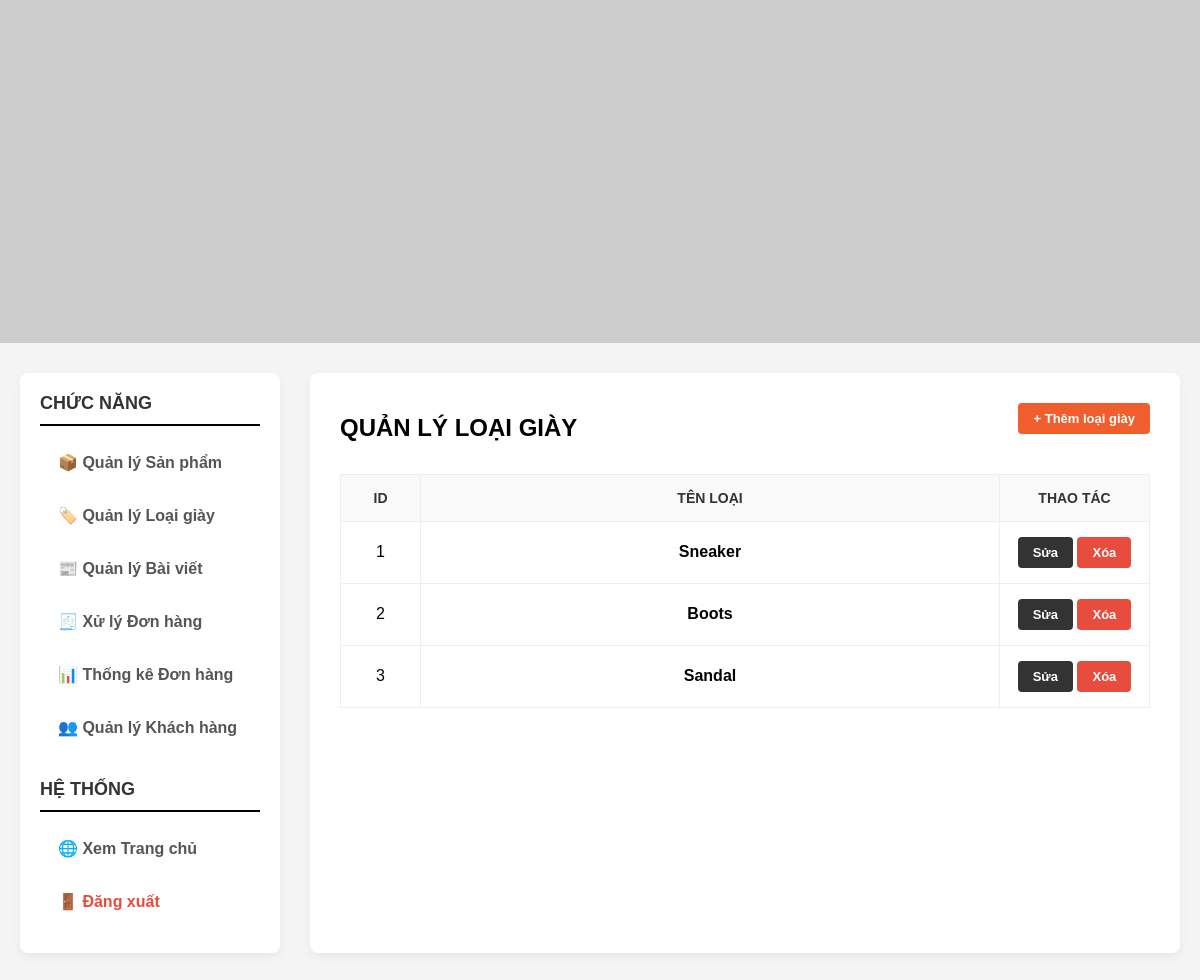
Screenshot of /admin.php?act=type (signed in) with the database file from the repository.
### tables this page shows
CREATE TABLE `typeproducts` (
  `idType` int(11) NOT NULL,
  `typeName` varchar(100) NOT NULL
);

### Model/mProduct.php (called while the page is built, shortened)
<?php
class modelProduct {
    public function mGetAllType() {
        $p = new clsKetNoi();
        $conn = $p->mMoKetNoi();
        $res = $conn->query("SELECT * FROM typeproducts");
        return $res;
    }
}
?>

### Controller/cProduct.php (called while the page is built, shortened)
<?php
include_once("Model/mProduct.php");
class controlProduct {
    public function cGetAllType() {
        $p = new modelProduct();
        return $p->mGetAllType();
    }
}
?>

### View/admin_type.php (the view, shortened to what this page needs)
<?php
include_once("Controller/cProduct.php");
$ctrl = new controlProduct();
?>
<div style="display:flex; justify-content:space-between; align-items:center; margin-bottom:20px;">
    <h2>QUẢN LÝ LOẠI GIÀY</h2>
    <a href="admin.php?act=add_type" class="btn btn-add" style="text-decoration:none;">+ Thêm loại giày</a>
</div>
<table>
    <thead>
        <tr>
            <th style="width:80px;">ID</th>
            <th>Tên loại</th>
            <th style="width:150px;">Thao tác</th>
        </tr>
    </thead>
    <tbody>
    <?php
    $list = $ctrl->cGetAllType();
    if ($list && $list->num_rows > 0) {
        while ($row = $list->fetch_assoc()) {
            echo "<tr>
                    <td>{$row['idType']}</td>
                    <td style='font-weight:bold;'>{$row['typeName']}</td>
                    <td>
                        <a href='admin.php?act=edit_type&id={$row['idType']}' class='btn btn-edit'>Sửa</a>
                        <a href='admin.php?act=type&del={$row['idType']}' class='btn btn-delete' onclick='return confirm(\"Xóa loại này?\")'>Xóa</a>
                    </td>
                  </tr>";
        }
    } else {
        echo "<tr><td colspan='3' style='padding:20px; color:#888;'>Chưa có loại giày nào.</td></tr>";
    }
    ?>
    </tbody>
</table>

### admin.php (style rules this page uses)
* { margin: 0; padding: 0; box-sizing: border-box; font-family: Arial, sans-serif; }
body { background-color: #f4f4f4; }
table { width: 100%; border-collapse: collapse; margin-top: 15px; }
table, th, td { border: 1px solid #eee; }
th, td { padding: 15px; text-align: center; }
th { background-color: #f9f9f9; color: #333; text-transform: uppercase; font-size: 14px; }
.btn { padding: 8px 15px; color: white; text-decoration: none; border-radius: 4px; font-size: 13px; font-weight: bold; display: inline-block; transition: 0.3s; }
.btn-edit { background: #333; }
.btn-delete { background: #e74c3c; }
.btn-add { background: #f15e2d; margin-bottom: 20px; }

### rows the page displays
typeproducts: idType "1", typeName "Sneaker"
typeproducts: idType "2", typeName "Boots"
typeproducts: idType "3", typeName "Sandal"
